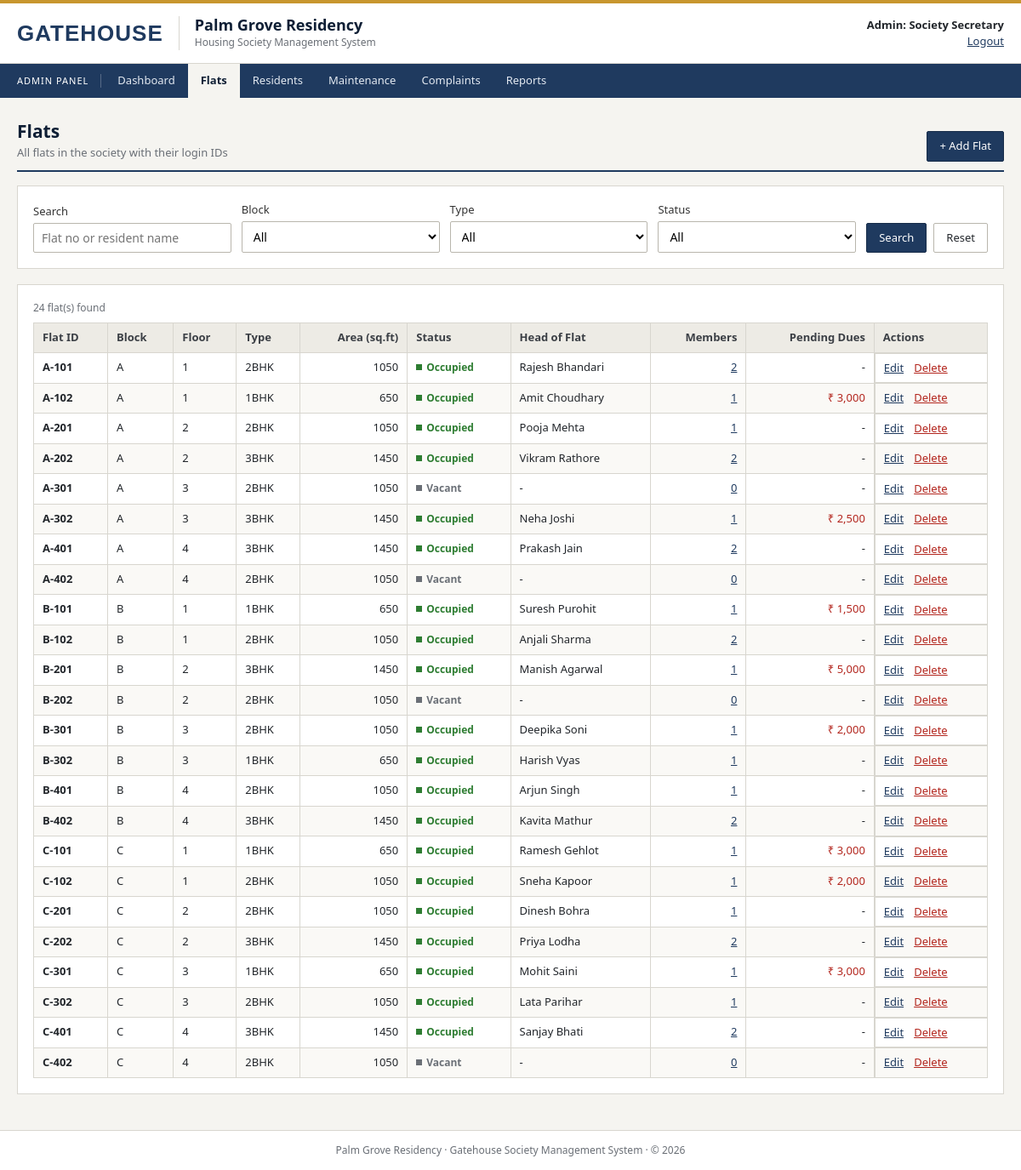
The page /admin/flats.php (signed in) on the database its author committed.
### tables this page shows
CREATE TABLE flats (
    flat_id     INT AUTO_INCREMENT PRIMARY KEY,
    flat_no     VARCHAR(10)  NOT NULL UNIQUE,    
    password    VARCHAR(255) NOT NULL,           
    block       VARCHAR(5)   NOT NULL,
    floor_no    INT          NOT NULL,
    flat_type   ENUM('1BHK','2BHK','3BHK') NOT NULL,
    area_sqft   INT          NOT NULL,
    status      ENUM('Occupied','Vacant') NOT NULL DEFAULT 'Vacant',
    created_at  TIMESTAMP DEFAULT CURRENT_TIMESTAMP
);

### admin/flats.php (the view, shortened to what this page needs)
<?php
require_once '../config/db.php';
$q      = trim($_GET['q'] ?? '');
$type   = $_GET['flat_type'] ?? '';
$status = $_GET['status'] ?? '';
$where = []; $types = ''; $params = [];
$sql = "SELECT f.*,
          (SELECT COUNT(*) FROM residents r WHERE r.flat_id = f.flat_id) AS members,
          (SELECT r.name FROM residents r WHERE r.flat_id = f.flat_id
             ORDER BY FIELD(r.resident_type, 'Owner', 'Tenant', 'Family Member') LIMIT 1) AS head,
          (SELECT COALESCE(SUM(b.amount), 0) FROM maintenance_bills b
             WHERE b.flat_id = f.flat_id AND b.status = 'Unpaid') AS dues
        FROM flats f"
     . ($where ? " WHERE " . implode(' AND ', $where) : '')
     . " ORDER BY f.flat_no";
$flats  = db_select($conn, $sql, $types, $params);
include '../includes/header.php';
?>
<div class="page-head">
    <div><h1>Flats</h1><p>All flats in the society with their login IDs</p></div>
    <a href="flat_add.php" class="btn">+ Add Flat</a>
</div>
<div class="card">
    <form method="get" class="filter-bar">
        <div class="form-group">
            <label for="q">Search</label>
            <input type="text" id="q" name="q" value="<?= e($q) ?>" placeholder="Flat no or resident name">
        </div>
        <div class="form-group">
            <label for="block">Block</label>
            <select id="block" name="block">
                <option value="">All</option>
            </select>
        </div>
        <div class="form-group">
            <label for="flat_type">Type</label>
            <select id="flat_type" name="flat_type"><option value="">All</option><?= options($FLAT_TYPES, $type) ?></select>
        </div>
        <div class="form-group">
            <label for="status">Status</label>
            <select id="status" name="status"><option value="">All</option><?= options($FLAT_STATUS, $status) ?></select>
        </div>
        <div class="btns">
            <button class="btn" type="submit">Search</button>
            <a class="btn btn-light" href="flats.php">Reset</a>
        </div>
    </form>
</div>
<div class="card">
    <p class="count"><?= $flats->num_rows ?> flat(s) found</p>
    <div class="table-wrap">
        <table>
            <thead>
                <tr><th>Flat ID</th><th>Block</th><th>Floor</th><th>Type</th><th class="num">Area (sq.ft)</th>
                    <th>Status</th><th>Head of Flat</th><th class="num">Members</th><th class="num">Pending Dues</th><th>Actions</th></tr>
            </thead>
            <tbody>
            <?php while ($f = $flats->fetch_assoc()): ?>
                <tr>
                    <td><b><?= e($f['flat_no']) ?></b></td>
                    <td><?= e($f['block']) ?></td>
                    <td><?= e($f['floor_no']) ?></td>
                    <td><?= e($f['flat_type']) ?></td>
                    <td class="num"><?= e($f['area_sqft']) ?></td>
                    <td><?= badge($f['status']) ?></td>
                    <td><?= e($f['head'] ?: '-') ?></td>
                    <td class="num"><a href="residents.php?flat_id=<?= $f['flat_id'] ?>"><?= $f['members'] ?></a></td>
                    <td class="num"><?= $f['dues'] > 0 ? '<span style="color:var(--red)">' . money($f['dues']) . '</span>' : '-' ?></td>
                    <td class="actions">
                        <a href="flat_edit.php?id=<?= $f['flat_id'] ?>">Edit</a>
                        <form method="post" action="flat_delete.php"
                              data-confirm="Delete flat <?= e($f['flat_no']) ?>? Its residents, bills and complaints will also be deleted.">
                            <button type="submit" class="link-btn danger">Delete</button>
                        </form>
                    </td>
                </tr>
            <?php endwhile; ?>
            </tbody>
        </table>
    </div>
</div>
<?php include '../includes/footer.php'; ?>

### includes/functions.php (shortened to what this page needs)
<?php
function e($value)
{
    return htmlspecialchars((string)$value, ENT_QUOTES, 'UTF-8');
}
function db_select($conn, $sql, $types = '', $params = [])
{
    $stmt = $conn->prepare($sql);
    $stmt->execute();
    return $stmt->get_result();
}
function badge($status)
{
    $cls = strtolower(str_replace(' ', '-', $status));
    return '<span class="badge badge-' . e($cls) . '">' . e($status) . '</span>';
}
function money($amount)
{
    return '&#8377; ' . number_format((float)$amount, 0);
}

### assets/css/style.css (style rules this page uses)
:root { --brand: #1f3a5f; --brand-dark: #172c49; --brand-deep: #0f1f35; --brand-light: #e9eef5; --accent: #c8962e; --paper: #f5f4f0; --white: #ffffff; --ink: #22262b; --muted: #6a6f76; --line: #d8d6cf; --head: #edebe5; --green: #2e7d32; --red: #b3261e; --amber: #a86500; }
* { box-sizing: border-box; margin: 0; padding: 0; }
body { font-family: Tahoma, Verdana, "Segoe UI", Arial, sans-serif; background: var(--paper); color: var(--ink); font-size: 14px; line-height: 1.5; min-height: 100vh; display: flex; flex-direction: column; }
a { color: var(--brand); }
h1, h2, .site-name { font-weight: bold; }
.page-head { display: flex; justify-content: space-between; align-items: flex-end; gap: 12px; margin-bottom: 16px; padding-bottom: 10px; border-bottom: 2px solid var(--brand); flex-wrap: wrap; }
.page-head h1 { font-size: 21px; color: var(--brand-deep); }
.page-head p { color: var(--muted); font-size: 13px; }
.card { background: var(--white); border: 1px solid var(--line); padding: 18px; margin-bottom: 18px; }
.btn { display: inline-block; padding: 7px 14px; border: 1px solid var(--brand-dark); border-radius: 2px; font-size: 13px; cursor: pointer; background: var(--brand); color: #fff; font-family: inherit; text-decoration: none; }
.btn-light { background: var(--white); color: var(--ink); border-color: #b9b6ad; }
.link-btn { background: none; border: 0; padding: 0; font: inherit; font-size: 13px; color: var(--brand); text-decoration: underline; cursor: pointer; }
.link-btn.danger { color: var(--red); }
.actions { display: flex; gap: 12px; align-items: center; }
.actions form { display: inline; }
.table-wrap { overflow-x: auto; }
table { width: 100%; border-collapse: collapse; font-size: 13px; }
th, td { padding: 7px 10px; text-align: left; border: 1px solid var(--line); white-space: nowrap; vertical-align: top; }
th { background: var(--head); color: #3b3f45; }
td.num, th.num { text-align: right; }
tbody tr:nth-child(even) td { background: #faf9f6; }
.count { color: var(--muted); font-size: 12px; margin-bottom: 8px; }
.badge { font-size: 12px; font-weight: bold; white-space: nowrap; }
.badge::before { content: ""; display: inline-block; width: 7px; height: 7px; margin-right: 5px; vertical-align: 1px; background: currentColor; }
.badge-paid, .badge-resolved, .badge-occupied { color: var(--green); }
.badge-vacant { color: var(--muted); }
.form-group { display: flex; flex-direction: column; }
label { font-size: 13px; margin-bottom: 4px; color: #333; }
input, select, textarea { padding: 7px 9px; border: 1px solid #b9b6ad; border-radius: 2px; font-size: 14px; font-family: inherit; background: #fff; width: 100%; }
.filter-bar { display: flex; gap: 12px; flex-wrap: wrap; align-items: flex-end; }
.filter-bar .form-group { flex: 1; min-width: 150px; }
.filter-bar .btns { display: flex; gap: 8px; }

### rows shown on the page
flats: flat_no "A-101", block "A", floor_no "1", flat_type "2BHK", area_sqft "1050", status "Occupied", head "Rajesh Bhandari", members "2"
flats: flat_no "A-102", block "A", floor_no "1", flat_type "1BHK", area_sqft "650", status "Occupied", head "Amit Choudhary", members "1", dues "₹ 3,000"
flats: flat_no "A-201", block "A", floor_no "2", flat_type "2BHK", area_sqft "1050", status "Occupied", head "Pooja Mehta", members "1"
flats: flat_no "A-202", block "A", floor_no "2", flat_type "3BHK", area_sqft "1450", status "Occupied", head "Vikram Rathore", members "2"
flats: flat_no "A-301", block "A", floor_no "3", flat_type "2BHK", area_sqft "1050", status "Vacant", head "-", members "0"
flats: flat_no "A-302", block "A", floor_no "3", flat_type "3BHK", area_sqft "1450", status "Occupied", head "Neha Joshi", members "1", dues "₹ 2,500"
flats: flat_no "A-401", block "A", floor_no "4", flat_type "3BHK", area_sqft "1450", status "Occupied", head "Prakash Jain", members "2"
flats: flat_no "A-402", block "A", floor_no "4", flat_type "2BHK", area_sqft "1050", status "Vacant", head "-", members "0"
flats: flat_no "B-101", block "B", floor_no "1", flat_type "1BHK", area_sqft "650", status "Occupied", head "Suresh Purohit", members "1", dues "₹ 1,500"
flats: flat_no "B-102", block "B", floor_no "1", flat_type "2BHK", area_sqft "1050", status "Occupied", head "Anjali Sharma", members "2"
flats: flat_no "B-201", block "B", floor_no "2", flat_type "3BHK", area_sqft "1450", status "Occupied", head "Manish Agarwal", members "1", dues "₹ 5,000"
flats: flat_no "B-202", block "B", floor_no "2", flat_type "2BHK", area_sqft "1050", status "Vacant", head "-", members "0"
flats: flat_no "B-301", block "B", floor_no "3", flat_type "2BHK", area_sqft "1050", status "Occupied", head "Deepika Soni", members "1", dues "₹ 2,000"
flats: flat_no "B-302", block "B", floor_no "3", flat_type "1BHK", area_sqft "650", status "Occupied", head "Harish Vyas", members "1"
flats: flat_no "B-401", block "B", floor_no "4", flat_type "2BHK", area_sqft "1050", status "Occupied", head "Arjun Singh", members "1"
flats: flat_no "B-402", block "B", floor_no "4", flat_type "3BHK", area_sqft "1450", status "Occupied", head "Kavita Mathur", members "2"
flats: flat_no "C-101", block "C", floor_no "1", flat_type "1BHK", area_sqft "650", status "Occupied", head "Ramesh Gehlot", members "1", dues "₹ 3,000"
flats: flat_no "C-102", block "C", floor_no "1", flat_type "2BHK", area_sqft "1050", status "Occupied", head "Sneha Kapoor", members "1", dues "₹ 2,000"
flats: flat_no "C-201", block "C", floor_no "2", flat_type "2BHK", area_sqft "1050", status "Occupied", head "Dinesh Bohra", members "1"
flats: flat_no "C-202", block "C", floor_no "2", flat_type "3BHK", area_sqft "1450", status "Occupied", head "Priya Lodha", members "2"
flats: flat_no "C-301", block "C", floor_no "3", flat_type "1BHK", area_sqft "650", status "Occupied", head "Mohit Saini", members "1", dues "₹ 3,000"
flats: flat_no "C-302", block "C", floor_no "3", flat_type "2BHK", area_sqft "1050", status "Occupied", head "Lata Parihar", members "1"
flats: flat_no "C-401", block "C", floor_no "4", flat_type "3BHK", area_sqft "1450", status "Occupied", head "Sanjay Bhati", members "2"
flats: flat_no "C-402", block "C", floor_no "4", flat_type "2BHK", area_sqft "1050", status "Vacant", head "-", members "0"

### other values the page prints
APP_NAME "GATEHOUSE"
SOCIETY_NAME "Palm Grove Residency"
$who "Admin: Society Secretary"
$label "Dashboard"
$label "Flats"
$label "Residents"
$label "Maintenance"
$label "Complaints"
$label "Reports"
$flats->num_rows "24"
APP_NAME "Gatehouse"
